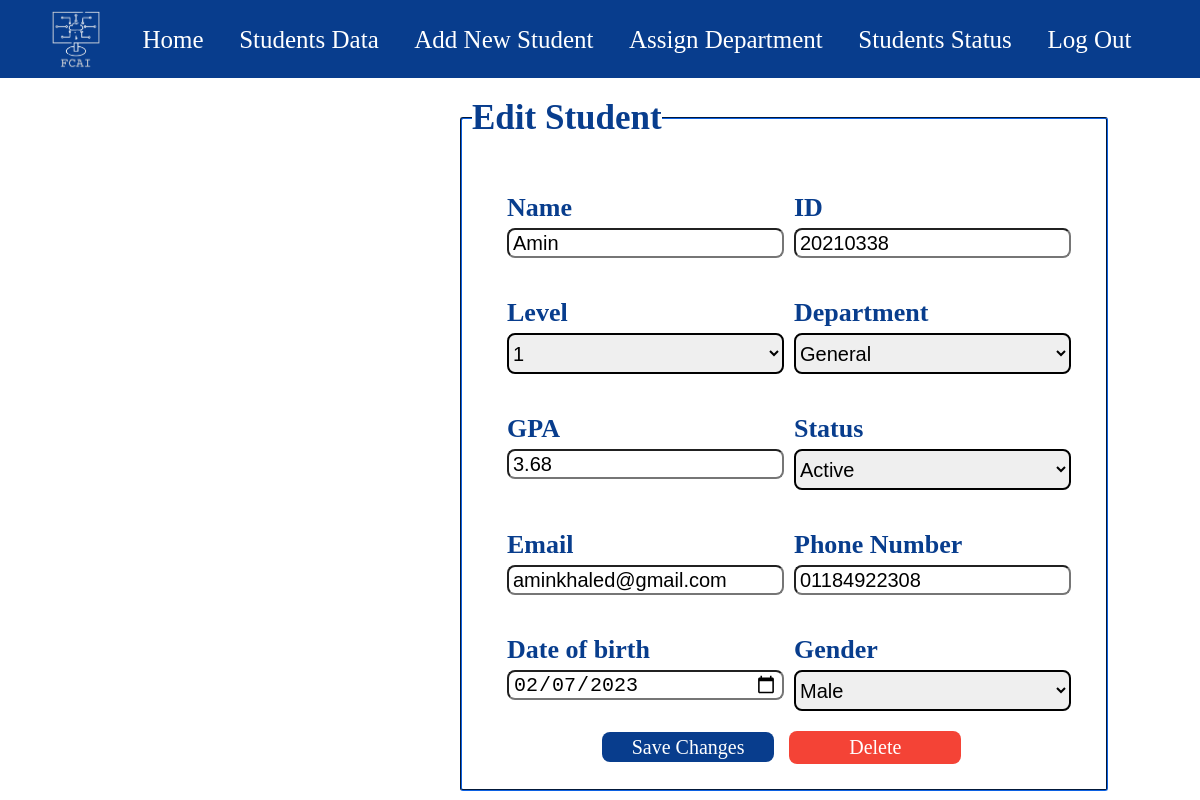
Before: /StudentsData/Edit/20210338 with the older database file.
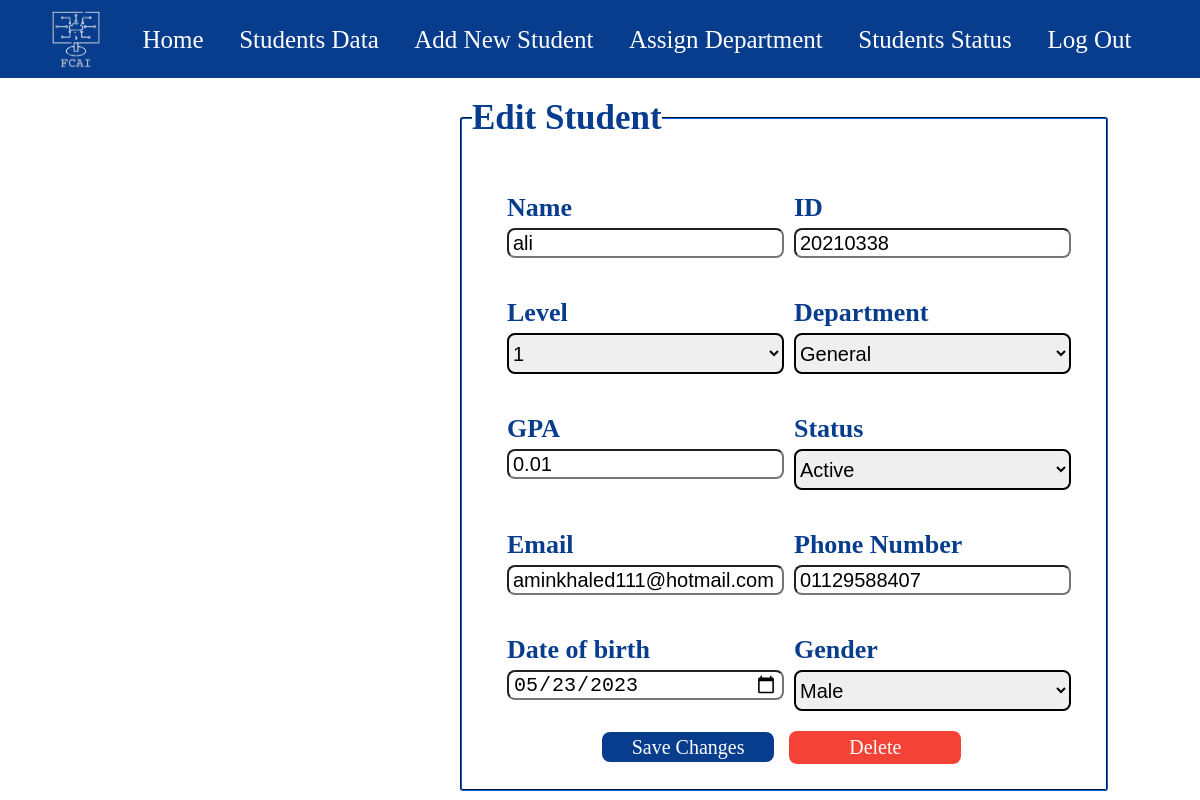
After: the same page with the newer database file.
### students/models.py (models this page shows)
class Student(models.Model):
    levels = (
        (1,1),
        (2,2),
        (3,3),
        (4,4),
    )
    departments = (
        ('General','General'),
        ('IS','IS'),
        ('CS','CS'),
        ('IT','IT'),
        ('AI','AI'),
        ('DS','DS'),
    )
    Name = models.CharField(max_length=255 , null = True)
    ID = models.IntegerField(primary_key=True)
    Level = models.IntegerField(null=True , choices=levels)
    Department = models.CharField(max_length=10,default="General",choices=departments)
    GPA = models.DecimalField(max_digits = 3,decimal_places=2,default=0)
    Status = models.CharField(max_length=8,null=True)
    Email = models.CharField(max_length=50,null=True)
    Phone = models.CharField(max_length=11,null=True)
    BirthDate = models.DateField(null=True)
    Gender = models.CharField(max_length=10,null=True,choices=(('Male', 'Male'), ('Female', 'Female')))

### students/views.py (the view, shortened to what this page needs)
# urls.py: path('StudentsData/Edit/<int:id>', views.editPage, name = 'editPage'),
def editPage(request, id):
    student = Student.objects.get(ID=id)
    return render(request , 'studentAffairs/Edit.html' , {'student' : student})

### students/templates/studentAffairs/Edit.html (shortened to what this page needs)
{% extends 'base.html' %}
{% load static %}
{% block content %}
<!DOCTYPE html>
<html lang="en">
<head>
</head>
<body>
    <fieldset id="addStudentField">
        <legend id="addStdLegend">
            Edit Student
        </legend>
        <form id="formContainer" method="POST">
            <div id="inputGroup">
                <div id="nameDiv">
                    <label for="name-field">Name</label>
                    <input type="text" id="name-field" name="name-field" required placeholder="Enter student name" value = "{{student.Name}}">
                </div>
                <div id="idDiv">
                    <label for="id-field">ID</label>
                    <input type="text" id="id-field" name="id" required placeholder="Enter student ID" value = "{{ student.ID }}" pattern="\d+">
                </div>
            </div>
            <div id="inputGroup">
                <div id="levelDiv">
                    <label for="level-field">Level</label>
                    <select name="stdLevel" id="level-field" onchange="return depart()">
                        <option value=1 {% if student.Level == 1 %}selected{% endif %}>1</option>
                    </select>
                </div>
                <div id="departmentDiv">
                    <label for="department-field">Department</label>
                    <select name="department" id="department-field" default="General" value="General" {% if student.Level < '3' %} disabled{% endif %}>
                        <option value="General" {% if student.Department == 'General' %}selected{% endif %}>General</option>
                    </select>
                </div>
            </div>
            <div id="inputGroup">
                <div id="GPADiv">
                    <label for="gpa-field">GPA</label>
                    <input type="number" min="0" max="4" step="0.01" id="gpa-field" name="GPA" placeholder="Enter student GPA" value = "{{ student.GPA }}">
                </div>
                <div id="statusDiv">
                    <label for="status-field">Status</label>
                    <select name="Status" id="status-field" value="Active">
                        <option value="Active" {% if student.Status == 'Active' %}selected{% endif %}>Active</option>
                    </select>
                </div>
            </div>
            <div id="inputGroup">
                <div id="emailDiv">
                    <label for="email-field">Email</label>
                    <input type="email" id="email-field" name="email" required placeholder="Enter student email" value = "{{ student.Email }}">
                </div>
                <div id="phoneDiv">
                    <label for="phone-field">Phone Number</label>
                    <input type="text" id="phone-field" name="phone" required placeholder="Enter student phone" value = "{{ student.Phone }}" pattern = '\d+'>
                </div>
            </div>
            <div id="inputGroup">
                <div id="dobDiv">
                    <label for="studentBD">Date of birth</label>
                    <input type="date" id="dob-field" name="date" required value="{{ student.BirthDate|date:'Y-m-d' }}">
                </div>
                <div id="genderDiv">
                    <label for="studentGender">Gender</label>
                    <select name="Gender" id="gender-field" value="Male">
                        <option value="Male" {% if student.Gender == 'Male' %}selected{% endif %}>Male</option>
                    </select>
                </div>
            </div>
            <class id="both">
                <div id="subButton">
                    <input type="submit" id="submitStudent" value="Save Changes">
                </div>
                <div id="del">
                    <button id="DeleteButton" onclick="document.getElementById('id01').style.display='block'">Delete</button>
                </div>
            </class>
        </form>
    </fieldset>
</body>
</html>
{% endblock content %}

Changed rows visible on the page:
changed Student "General": name-field "Amin" → "ali"; GPA "3.68" → "0.01"; email "aminkhaled@gmail.com" → "aminkhaled111@hotmail.com"; phone "01184922308" → "01129588407"; date "02/07/2023" → "05/23/2023"
